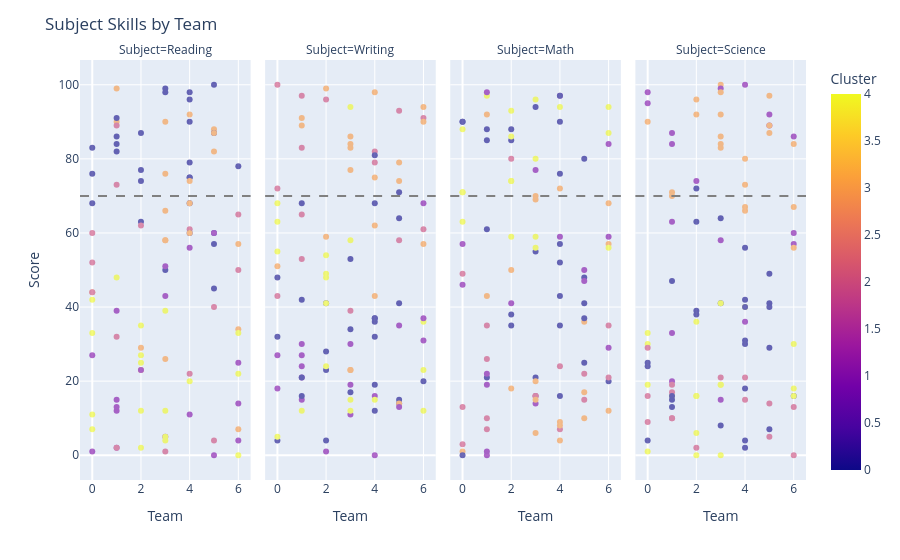

Here is the notebook cell this chart was saved with:
### Code cell
fig = px.scatter(teams_ilp_flat, x='Team', y='Score', facet_col='Subject', color='Cluster', hover_data=['Student'])
fig.add_hline(y=70, line_width=2, line_dash="dash", line_color="grey")
fig.update_layout(title='Subject Skills by Team')
fig.update_traces(opacity=0.6)
fig.show()

### Figure 1 — Plotly figure (JSON) as saved in the notebook; plotly's stock layout.template omitted (floating-point values rounded to 4 significant figures)
{"data": [{"customdata": [[1], [2], [3], [4], [5], [6], [7], [8], [9], [10], [11], [12], [13], [14], [15], [16], [17], [18], [19], [20], [21], [22], [23], [24], [25], [26], [27], [28], [29], [30], [31], [32], [33], [34], [35], [36], [37], [38], [39], [40], [41], [42], [43], [44], [45], [46], [47], [48], [49], [50], [51], [52], [53], [54], [55], [56], [57], [58], [59], [60], [61], [62], [63], [64], [65], [66], [67], [68], [69], [70], [71], [72], [73], [74], [75], [76], [77], [78], [79], [80], [81], [82], [83], [84], [85], [86], [87], [88], [89], [90], [91], [92], [93], [94], [95], [96], [97], [98], [99], [100]], "hovertemplate": "Subject=Reading<br>Team=%{x}<br>Score=%{y}<br>Student=%{customdata[0]}<br>Cluster=%{marker.color}<extra></extra>", "legendgroup": "", "marker": {"color": [0, 1, 1, 3, 2, 0, 0, 3, 0, 3, 0, 2, 1, 0, 1, 0, 2, 3, 3, 0, 0, 2, 1, 2, 0, 3, 0, 4, 1, 3, 0, 4, 3, 4, 0, 4, 0, 0, 0, 0, 3, 0, 1, 0, 4, 2, 1, 3, 0, 4, 1, 2, 3, 1, 1, 4, 2, 0, 1, 0, 0, 4, 4, 1, 3, 0, 1, 1, 1, 0, 3, 3, 4, 4, 4, 2, 0, 3, 4, 2, 4, 0, 2, 4, 3, 2, 1, 1, 4, 3, 2, 3, 3, 3, 4, 0, 2, 4, 3, 2], "coloraxis": "coloraxis", "symbol": "circle"}, "mode": "markers", "name": "", "opacity": 0.6, "orientation": "v", "showlegend": false, "type": "scatter", "x": [3, 1, 3, 3, 0, 3, 1, 6, 5, 1, 0, 4, 4, 5, 3, 2, 4, 0, 3, 6, 4, 5, 1, 1, 4, 2, 0, 3, 3, 5, 5, 4, 1, 6, 5, 0, 4, 4, 4, 4, 6, 2, 0, 1, 3, 6, 6, 5, 0, 1, 0, 1, 4, 6, 5, 2, 3, 1, 1, 5, 3, 0, 2, 2, 4, 2, 1, 6, 4, 2, 3, 6, 3, 6, 6, 6, 4, 3, 2, 1, 2, 1, 0, 3, 4, 1, 1, 5, 0, 4, 2, 3, 5, 2, 0, 4, 0, 2, 3, 5], "xaxis": "x", "y": [50, 12, 5, 66, 52, 99, 84, 7, 60, 90, 83, 22, 56, 57, 51, 63, 61, 44, 26, 78, 79, 40, 15, 89, 96, 23, 68, 5, 43, 88, 87, 20, 99, 0, 45, 11, 75, 68, 60, 75, 57, 74, 27, 86, 4, 50, 14, 87, 76, 48, 1, 32, 60, 25, 0, 35, 1, 82, 13, 100, 98, 42, 12, 23, 68, 77, 2, 4, 11, 87, 58, 34, 12, 33, 22, 65, 98, 90, 25, 73, 27, 91, 44, 39, 92, 2, 39, 60, 7, 74, 62, 76, 82, 29, 33, 90, 60, 2, 58, 4], "yaxis": "y"}, {"customdata": [[1], [2], [3], [4], [5], [6], [7], [8], [9], [10], [11], [12], [13], [14], [15], [16], [17], [18], [19], [20], [21], [22], [23], [24], [25], [26], [27], [28], [29], [30], [31], [32], [33], [34], [35], [36], [37], [38], [39], [40], [41], [42], [43], [44], [45], [46], [47], [48], [49], [50], [51], [52], [53], [54], [55], [56], [57], [58], [59], [60], [61], [62], [63], [64], [65], [66], [67], [68], [69], [70], [71], [72], [73], [74], [75], [76], [77], [78], [79], [80], [81], [82], [83], [84], [85], [86], [87], [88], [89], [90], [91], [92], [93], [94], [95], [96], [97], [98], [99], [100]], "hovertemplate": "Subject=Writing<br>Team=%{x}<br>Score=%{y}<br>Student=%{customdata[0]}<br>Cluster=%{marker.color}<extra></extra>", "legendgroup": "", "marker": {"color": [0, 1, 1, 3, 2, 0, 0, 3, 0, 3, 0, 2, 1, 0, 1, 0, 2, 3, 3, 0, 0, 2, 1, 2, 0, 3, 0, 4, 1, 3, 0, 4, 3, 4, 0, 4, 0, 0, 0, 0, 3, 0, 1, 0, 4, 2, 1, 3, 0, 4, 1, 2, 3, 1, 1, 4, 2, 0, 1, 0, 0, 4, 4, 1, 3, 0, 1, 1, 1, 0, 3, 3, 4, 4, 4, 2, 0, 3, 4, 2, 4, 0, 2, 4, 3, 2, 1, 1, 4, 3, 2, 3, 3, 3, 4, 0, 2, 4, 3, 2], "coloraxis": "coloraxis", "symbol": "circle"}, "mode": "markers", "name": "", "opacity": 0.6, "orientation": "v", "showlegend": false, "type": "scatter", "x": [3, 1, 3, 3, 0, 3, 1, 6, 5, 1, 0, 4, 4, 5, 3, 2, 4, 0, 3, 6, 4, 5, 1, 1, 4, 2, 0, 3, 3, 5, 5, 4, 1, 6, 5, 0, 4, 4, 4, 4, 6, 2, 0, 1, 3, 6, 6, 5, 0, 1, 0, 1, 4, 6, 5, 2, 3, 1, 1, 5, 3, 0, 2, 2, 4, 2, 1, 6, 4, 2, 3, 6, 3, 6, 6, 6, 4, 3, 2, 1, 2, 1, 0, 3, 4, 1, 1, 5, 0, 4, 2, 3, 5, 2, 0, 4, 0, 2, 3, 5], "xaxis": "x2", "y": [53, 15, 11, 23, 100, 17, 42, 94, 41, 89, 48, 79, 16, 15, 30, 41, 82, 51, 77, 20, 12, 93, 24, 53, 68, 59, 4, 15, 19, 79, 64, 15, 91, 36, 14, 55, 36, 37, 32, 37, 57, 28, 18, 16, 12, 91, 68, 14, 32, 12, 27, 65, 43, 31, 35, 49, 39, 68, 21, 71, 34, 68, 41, 1, 75, 4, 30, 37, 0, 23, 84, 90, 94, 12, 23, 61, 19, 86, 54, 97, 48, 21, 43, 58, 98, 83, 27, 13, 5, 62, 96, 83, 74, 99, 63, 81, 72, 24, 23, 58], "yaxis": "y2"}, {"customdata": [[1], [2], [3], [4], [5], [6], [7], [8], [9], [10], [11], [12], [13], [14], [15], [16], [17], [18], [19], [20], [21], [22], [23], [24], [25], [26], [27], [28], [29], [30], [31], [32], [33], [34], [35], [36], [37], [38], [39], [40], [41], [42], [43], [44], [45], [46], [47], [48], [49], [50], [51], [52], [53], [54], [55], [56], [57], [58], [59], [60], [61], [62], [63], [64], [65], [66], [67], [68], [69], [70], [71], [72], [73], [74], [75], [76], [77], [78], [79], [80], [81], [82], [83], [84], [85], [86], [87], [88], [89], [90], [91], [92], [93], [94], [95], [96], [97], [98], [99], [100]], "hovertemplate": "Subject=Math<br>Team=%{x}<br>Score=%{y}<br>Student=%{customdata[0]}<br>Cluster=%{marker.color}<extra></extra>", "legendgroup": "", "marker": {"color": [0, 1, 1, 3, 2, 0, 0, 3, 0, 3, 0, 2, 1, 0, 1, 0, 2, 3, 3, 0, 0, 2, 1, 2, 0, 3, 0, 4, 1, 3, 0, 4, 3, 4, 0, 4, 0, 0, 0, 0, 3, 0, 1, 0, 4, 2, 1, 3, 0, 4, 1, 2, 3, 1, 1, 4, 2, 0, 1, 0, 0, 4, 4, 1, 3, 0, 1, 1, 1, 0, 3, 3, 4, 4, 4, 2, 0, 3, 4, 2, 4, 0, 2, 4, 3, 2, 1, 1, 4, 3, 2, 3, 3, 3, 4, 0, 2, 4, 3, 2], "coloraxis": "coloraxis", "symbol": "circle"}, "mode": "markers", "name": "", "opacity": 0.6, "orientation": "v", "showlegend": false, "type": "scatter", "x": [3, 1, 3, 3, 0, 3, 1, 6, 5, 1, 0, 4, 4, 5, 3, 2, 4, 0, 3, 6, 4, 5, 1, 1, 4, 2, 0, 3, 3, 5, 5, 4, 1, 6, 5, 0, 4, 4, 4, 4, 6, 2, 0, 1, 3, 6, 6, 5, 0, 1, 0, 1, 4, 6, 5, 2, 3, 1, 1, 5, 3, 0, 2, 2, 4, 2, 1, 6, 4, 2, 3, 6, 3, 6, 6, 6, 4, 3, 2, 1, 2, 1, 0, 3, 4, 1, 1, 5, 0, 4, 2, 3, 5, 2, 0, 4, 0, 2, 3, 5], "xaxis": "x3", "y": [55, 19, 14, 16, 49, 94, 85, 57, 80, 92, 90, 24, 97, 41, 16, 38, 7, 1, 70, 20, 90, 22, 0, 7, 97, 18, 0, 80, 77, 36, 48, 94, 43, 56, 25, 63, 76, 52, 35, 16, 12, 85, 57, 21, 56, 35, 29, 17, 90, 97, 46, 10, 4, 84, 50, 59, 16, 88, 98, 37, 21, 71, 74, 41, 9, 88, 1, 59, 59, 35, 69, 68, 96, 94, 87, 21, 43, 15, 93, 26, 74, 61, 13, 59, 8, 35, 22, 47, 71, 72, 80, 20, 10, 50, 88, 57, 3, 86, 6, 15], "yaxis": "y3"}, {"customdata": [[1], [2], [3], [4], [5], [6], [7], [8], [9], [10], [11], [12], [13], [14], [15], [16], [17], [18], [19], [20], [21], [22], [23], [24], [25], [26], [27], [28], [29], [30], [31], [32], [33], [34], [35], [36], [37], [38], [39], [40], [41], [42], [43], [44], [45], [46], [47], [48], [49], [50], [51], [52], [53], [54], [55], [56], [57], [58], [59], [60], [61], [62], [63], [64], [65], [66], [67], [68], [69], [70], [71], [72], [73], [74], [75], [76], [77], [78], [79], [80], [81], [82], [83], [84], [85], [86], [87], [88], [89], [90], [91], [92], [93], [94], [95], [96], [97], [98], [99], [100]], "hovertemplate": "Subject=Science<br>Team=%{x}<br>Score=%{y}<br>Student=%{customdata[0]}<br>Cluster=%{marker.color}<extra></extra>", "legendgroup": "", "marker": {"color": [0, 1, 1, 3, 2, 0, 0, 3, 0, 3, 0, 2, 1, 0, 1, 0, 2, 3, 3, 0, 0, 2, 1, 2, 0, 3, 0, 4, 1, 3, 0, 4, 3, 4, 0, 4, 0, 0, 0, 0, 3, 0, 1, 0, 4, 2, 1, 3, 0, 4, 1, 2, 3, 1, 1, 4, 2, 0, 1, 0, 0, 4, 4, 1, 3, 0, 1, 1, 1, 0, 3, 3, 4, 4, 4, 2, 0, 3, 4, 2, 4, 0, 2, 4, 3, 2, 1, 1, 4, 3, 2, 3, 3, 3, 4, 0, 2, 4, 3, 2], "coloraxis": "coloraxis", "symbol": "circle"}, "mode": "markers", "name": "", "opacity": 0.6, "orientation": "v", "showlegend": false, "type": "scatter", "x": [3, 1, 3, 3, 0, 3, 1, 6, 5, 1, 0, 4, 4, 5, 3, 2, 4, 0, 3, 6, 4, 5, 1, 1, 4, 2, 0, 3, 3, 5, 5, 4, 1, 6, 5, 0, 4, 4, 4, 4, 6, 2, 0, 1, 3, 6, 6, 5, 0, 1, 0, 1, 4, 6, 5, 2, 3, 1, 1, 5, 3, 0, 2, 2, 4, 2, 1, 6, 4, 2, 3, 6, 3, 6, 6, 6, 4, 3, 2, 1, 2, 1, 0, 3, 4, 1, 1, 5, 0, 4, 2, 3, 5, 2, 0, 4, 0, 2, 3, 5], "xaxis": "x4", "y": [41, 20, 15, 100, 9, 64, 13, 84, 29, 71, 25, 15, 100, 49, 58, 38, 21, 90, 84, 16, 4, 5, 63, 10, 18, 92, 4, 19, 99, 97, 41, 40, 70, 16, 7, 19, 56, 31, 42, 40, 67, 72, 98, 47, 0, 0, 57, 87, 24, 16, 95, 10, 66, 60, 92, 6, 21, 15, 84, 40, 8, 33, 16, 74, 73, 63, 33, 86, 36, 39, 92, 56, 41, 30, 18, 13, 2, 83, 16, 17, 36, 16, 16, 19, 67, 19, 87, 89, 1, 80, 2, 98, 89, 96, 30, 30, 29, 0, 86, 14], "yaxis": "y4"}], "layout": {"annotations": [{"showarrow": false, "text": "Subject=Reading", "x": 0.1175, "xanchor": "center", "xref": "paper", "y": 1, "yanchor": "bottom", "yref": "paper"}, {"showarrow": false, "text": "Subject=Writing", "x": 0.3725, "xanchor": "center", "xref": "paper", "y": 1, "yanchor": "bottom", "yref": "paper"}, {"showarrow": false, "text": "Subject=Math", "x": 0.6275, "xanchor": "center", "xref": "paper", "y": 1, "yanchor": "bottom", "yref": "paper"}, {"showarrow": false, "text": "Subject=Science", "x": 0.8825, "xanchor": "center", "xref": "paper", "y": 1, "yanchor": "bottom", "yref": "paper"}], "coloraxis": {"colorbar": {"title": {"text": "Cluster"}}, "colorscale": [[0, "#0d0887"], [0.1111, "#46039f"], [0.2222, "#7201a8"], [0.3333, "#9c179e"], [0.4444, "#bd3786"], [0.5556, "#d8576b"], [0.6667, "#ed7953"], [0.7778, "#fb9f3a"], [0.8889, "#fdca26"], [1, "#f0f921"]]}, "legend": {"tracegroupgap": 0}, "margin": {"t": 60}, "shapes": [{"line": {"color": "grey", "dash": "dash", "width": 2}, "type": "line", "x0": 0, "x1": 1, "xref": "x domain", "y0": 70, "y1": 70, "yref": "y"}, {"line": {"color": "grey", "dash": "dash", "width": 2}, "type": "line", "x0": 0, "x1": 1, "xref": "x2 domain", "y0": 70, "y1": 70, "yref": "y2"}, {"line": {"color": "grey", "dash": "dash", "width": 2}, "type": "line", "x0": 0, "x1": 1, "xref": "x3 domain", "y0": 70, "y1": 70, "yref": "y3"}, {"line": {"color": "grey", "dash": "dash", "width": 2}, "type": "line", "x0": 0, "x1": 1, "xref": "x4 domain", "y0": 70, "y1": 70, "yref": "y4"}], "title": {"text": "Subject Skills by Team"}, "xaxis": {"anchor": "y", "domain": [0, 0.235], "title": {"text": "Team"}}, "xaxis2": {"anchor": "y2", "domain": [0.255, 0.49], "matches": "x", "title": {"text": "Team"}}, "xaxis3": {"anchor": "y3", "domain": [0.51, 0.745], "matches": "x", "title": {"text": "Team"}}, "xaxis4": {"anchor": "y4", "domain": [0.765, 1.0], "matches": "x", "title": {"text": "Team"}}, "yaxis": {"anchor": "x", "domain": [0, 1], "title": {"text": "Score"}}, "yaxis2": {"anchor": "x2", "domain": [0, 1], "matches": "y", "showticklabels": false}, "yaxis3": {"anchor": "x3", "domain": [0, 1], "matches": "y", "showticklabels": false}, "yaxis4": {"anchor": "x4", "domain": [0, 1], "matches": "y", "showticklabels": false}}}
